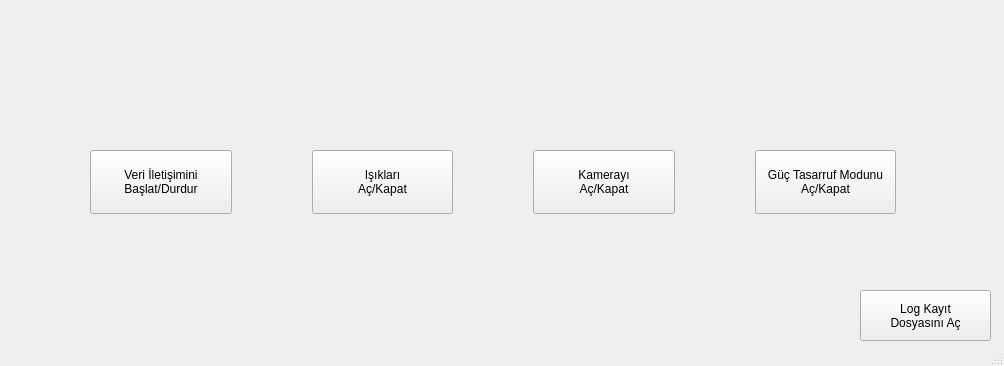
<?xml version="1.0" encoding="UTF-8"?>
<ui version="4.0">
 <class>MainWindow</class>
 <widget class="QMainWindow" name="MainWindow">
  <property name="geometry">
   <rect>
    <x>0</x>
    <y>0</y>
    <width>1004</width>
    <height>366</height>
   </rect>
  </property>
  <property name="windowTitle">
   <string>MainWindow</string>
  </property>
  <widget class="QWidget" name="centralwidget">
   <widget class="QWidget" name="gridLayoutWidget">
    <property name="geometry">
     <rect>
      <x>40</x>
      <y>150</y>
      <width>906</width>
      <height>141</height>
     </rect>
    </property>
    <layout class="QGridLayout" name="gridLayout_2">
     <property name="leftMargin">
      <number>50</number>
     </property>
     <property name="topMargin">
      <number>0</number>
     </property>
     <property name="rightMargin">
      <number>50</number>
     </property>
     <property name="horizontalSpacing">
      <number>80</number>
     </property>
     <property name="verticalSpacing">
      <number>6</number>
     </property>
     <item row="0" column="2">
      <widget class="QPushButton" name="lightsB">
       <property name="text">
        <string>
Işıkları
Aç/Kapat
</string>
       </property>
      </widget>
     </item>
     <item row="1" column="3">
      <widget class="QLabel" name="camL">
       <property name="text">
        <string>&lt;html&gt;&lt;head/&gt;&lt;body&gt;&lt;p align=&quot;center&quot;&gt;&lt;br/&gt;&lt;/p&gt;&lt;/body&gt;&lt;/html&gt;</string>
       </property>
      </widget>
     </item>
     <item row="0" column="3">
      <widget class="QPushButton" name="camB">
       <property name="text">
        <string>
Kamerayı
Aç/Kapat
</string>
       </property>
      </widget>
     </item>
     <item row="1" column="1">
      <widget class="QLabel" name="dataComL">
       <property name="text">
        <string>&lt;html&gt;&lt;head/&gt;&lt;body&gt;&lt;p align=&quot;center&quot;&gt;&lt;br/&gt;&lt;/p&gt;&lt;/body&gt;&lt;/html&gt;</string>
       </property>
      </widget>
     </item>
     <item row="1" column="2">
      <widget class="QLabel" name="lightsL">
       <property name="text">
        <string>&lt;html&gt;&lt;head/&gt;&lt;body&gt;&lt;p align=&quot;center&quot;&gt;&lt;br/&gt;&lt;/p&gt;&lt;/body&gt;&lt;/html&gt;</string>
       </property>
      </widget>
     </item>
     <item row="0" column="4">
      <widget class="QPushButton" name="powerB">
       <property name="text">
        <string>
Güç Tasarruf Modunu
Aç/Kapat
</string>
       </property>
      </widget>
     </item>
     <item row="0" column="1">
      <widget class="QPushButton" name="dataComB">
       <property name="text">
        <string>
Veri İletişimini
Başlat/Durdur
</string>
       </property>
      </widget>
     </item>
     <item row="1" column="4">
      <widget class="QLabel" name="powerL">
       <property name="text">
        <string>&lt;html&gt;&lt;head/&gt;&lt;body&gt;&lt;p align=&quot;center&quot;&gt;&lt;br/&gt;&lt;/p&gt;&lt;/body&gt;&lt;/html&gt;</string>
       </property>
      </widget>
     </item>
    </layout>
   </widget>
   <widget class="QLabel" name="camP">
    <property name="geometry">
     <rect>
      <x>540</x>
      <y>30</y>
      <width>131</width>
      <height>101</height>
     </rect>
    </property>
    <property name="text">
     <string/>
    </property>
    <property name="pixmap">
     <pixmap>images/cameraOff.png</pixmap>
    </property>
    <property name="scaledContents">
     <bool>true</bool>
    </property>
   </widget>
   <widget class="QLabel" name="powerP">
    <property name="geometry">
     <rect>
      <x>760</x>
      <y>30</y>
      <width>131</width>
      <height>101</height>
     </rect>
    </property>
    <property name="text">
     <string/>
    </property>
    <property name="pixmap">
     <pixmap>images/powerSaveOff.png</pixmap>
    </property>
    <property name="scaledContents">
     <bool>true</bool>
    </property>
   </widget>
   <widget class="QLabel" name="lightsP">
    <property name="geometry">
     <rect>
      <x>320</x>
      <y>30</y>
      <width>131</width>
      <height>101</height>
     </rect>
    </property>
    <property name="text">
     <string/>
    </property>
    <property name="pixmap">
     <pixmap>images/lightsOff.png</pixmap>
    </property>
    <property name="scaledContents">
     <bool>true</bool>
    </property>
   </widget>
   <widget class="QLabel" name="dataComP">
    <property name="geometry">
     <rect>
      <x>100</x>
      <y>30</y>
      <width>131</width>
      <height>101</height>
     </rect>
    </property>
    <property name="text">
     <string/>
    </property>
    <property name="pixmap">
     <pixmap>images/dataComOff.png</pixmap>
    </property>
    <property name="scaledContents">
     <bool>true</bool>
    </property>
   </widget>
   <widget class="QPushButton" name="logButton">
    <property name="geometry">
     <rect>
      <x>860</x>
      <y>290</y>
      <width>131</width>
      <height>51</height>
     </rect>
    </property>
    <property name="text">
     <string>Log Kayıt
Dosyasını Aç</string>
    </property>
   </widget>
  </widget>
  <widget class="QMenuBar" name="menubar">
   <property name="geometry">
    <rect>
     <x>0</x>
     <y>0</y>
     <width>1004</width>
     <height>26</height>
    </rect>
   </property>
  </widget>
  <widget class="QStatusBar" name="statusbar"/>
 </widget>
 <resources/>
 <connections/>
</ui>
